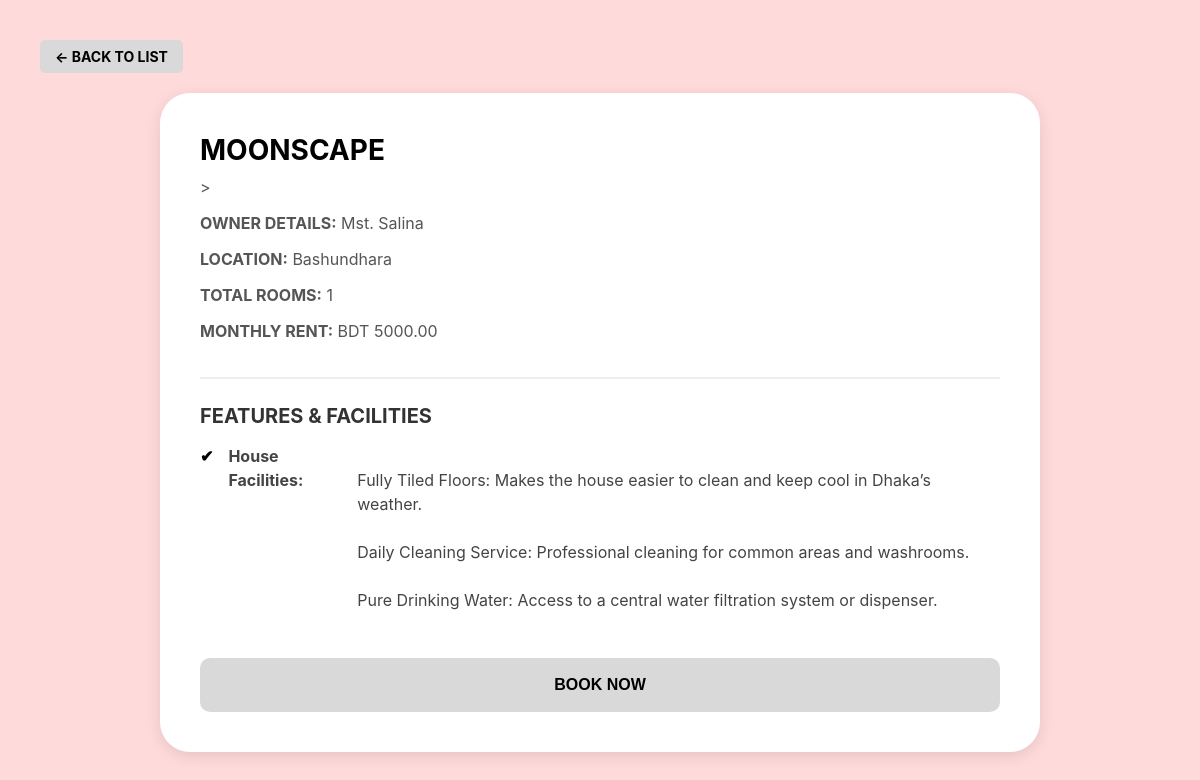
The app's page /property-details/1/ with its own data.
### core/models.py (models this page shows, shortened)
class House(models.Model):
    title = models.CharField(max_length=200, blank=True)
    location = models.CharField(max_length=255, blank=True)
    rent = models.DecimalField(max_digits=10, decimal_places=2, default=0)
    rooms = models.IntegerField(default=1)
    owner = models.ForeignKey(Owner, on_delete=models.CASCADE, null=True, blank=True)
    image = models.ImageField(upload_to='houses/', null=True, blank=True)
    facilities = models.TextField(help_text="Enter facilities separated by commas", blank=True, null=True)

class Owner(models.Model):
    name = models.CharField(max_length=100, blank=True)
    phone = models.CharField(max_length=15, blank=True)
    email = models.EmailField(blank=True)
    password = models.CharField(max_length=128, blank=True, null=True)

### core/views.py (the view)
# urls.py: path('property-details/<int:property_id>/', views.property_details, name='property_details'),
def property_details(request, property_id):
    property_obj = House.objects.filter(id=property_id).first()
    if not property_obj:
        property_obj = get_object_or_404(Hostel, id=property_id)
    return render(request, 'property_details.html', {'property': property_obj})

### core/templates/property_details.html (shortened to what this page needs)
{% load static %}
<html lang="en">
<head>
</head>
<body>
    <a href="javascript:history.back()" class="back-btn">← BACK TO LIST</a>
    <div class="details-frame">
        <div class="header-section">
            <h1 class="property-title">{{ property.title|upper }}</h1>
            <div class="owner-info">
    >            <p><strong>OWNER DETAILS:</strong> {{ property.owner.name|default:"Management" }}</p>
                <p><strong>LOCATION:</strong> {{ property.location }}</p>
                {% if property.rooms %}
                    <p><strong>TOTAL ROOMS:</strong> {{ property.rooms }}</p>
                {% else %}
                    <p><strong>ROOM TYPE:</strong> {{ property.room_details }}</p>
                {% endif %}
                {% if property.rent %}
                   <p><strong>MONTHLY RENT:</strong> BDT {{ property.rent }}</p>
              {% else %}
                 <p><strong>MONTHLY RENT:</strong> BDT {{ property.price_per_month }}</p>
             {% endif %}
            </div>
        </div>
        <div class="content-section">
            <h3 class="section-title">FEATURES & FACILITIES</h3>
            <ul class="feature-list">
                {% if property.facilities %}
                    <li class="feature-item">
                        <strong>House Facilities:</strong><br>
                        {{ property.facilities|linebreaksbr }}
                    </li>
                {% endif %}
            </ul>
        </div>
        <a href="{% url 'payment_process' %}?property_id={{ property.id }}" style="text-decoration: none;">
            <button class="book-now-btn">BOOK NOW</button>
        </a>
    </div>
</body>
</html>

### core/templates/property_details.html (style rules this page uses)
body { background-color: #FFDADA; font-family: 'Inter', sans-serif; margin: 0; padding: 40px; }
.back-btn { background-color: #D9D9D9; padding: 8px 15px; text-decoration: none; color: black; font-weight: bold; font-size: 14px; border-radius: 5px; display: inline-block; margin-bottom: 20px; }
.details-frame { background-color: white; border-radius: 30px; padding: 40px; box-shadow: 0px 4px 15px rgba(0,0,0,0.1); max-width: 800px; margin: 0 auto; }
.header-section { border-bottom: 2px solid #EEEEEE; padding-bottom: 20px; margin-bottom: 25px; }
.property-title { font-size: 28px; font-weight: bold; text-transform: uppercase; margin: 0; color: #000; }
.owner-info { font-size: 16px; color: #555; margin-top: 10px; }
.section-title { font-size: 20px; font-weight: bold; text-transform: uppercase; margin-bottom: 15px; color: #333; }
.feature-list { list-style: none; padding: 0; }
.feature-item { display: flex; align-items: flex-start; font-size: 16px; margin-bottom: 12px; color: #444; line-height: 1.5; }
.feature-item::before { content: "✔"; margin-right: 15px; color: #000; font-weight: bold; }
.book-now-btn { background-color: #D9D9D9; border: none; padding: 18px; width: 100%; border-radius: 10px; font-weight: bold; font-size: 16px; text-transform: uppercase; cursor: pointer; margin-top: 30px; transition: 0.3s; }

### records on screen
House: title "MOONSCAPE", owner.name "Mst. Salina", location "Bashundhara", rooms "1", rent "5000.00", facilities "Fully Tiled Floors: Makes the house easier to clean and keep cool in Dhaka’s weather. Daily Cleaning Service: Professional cleaning for common areas and washrooms. Pure Drinking Water: Access to a central water filtration system or dispenser."
